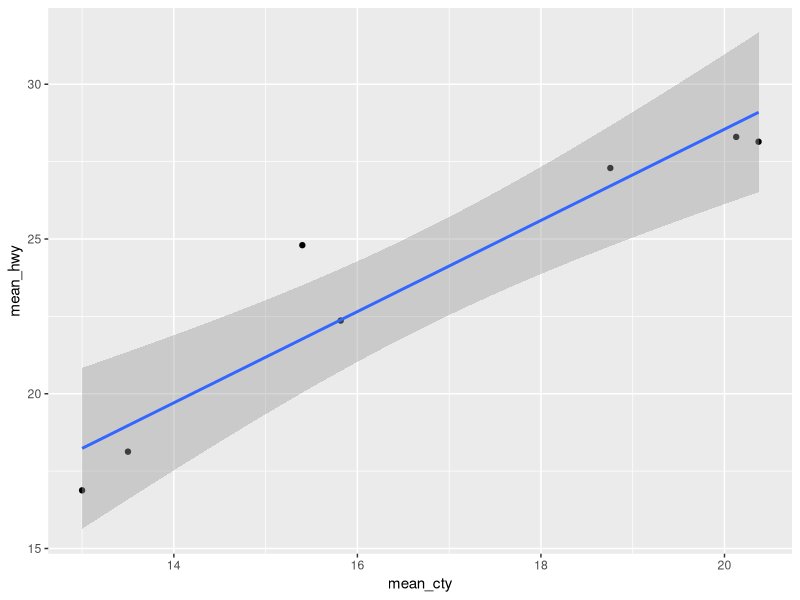

Write the R code that produced this figure.
## ---- chunk 1
knitr::opts_chunk$set(echo = TRUE)

library(datasets)
library(tidyverse)
library(ggplot2)
## ---- chunk 2
round(3.14)
#' In the space below, use the round() function to 
#' round 3.14 to the nearest whole number.
#' Run your code to see the result. 

## ---- chunk 3
?mean()
?class()

## ---- chunk 4
?round()
## ---- chunk 5

## ---- chunk 6
twenty <-20
twenty
thirty <- 20
thirty
forty <- 20
forty
new_data <- 20
new_data


## ---- chunk 7

## ---- chunk 8

## ---- chunk 9

## ---- chunk 10
pi_sixdigits <- pi |>  
  round(6)
pi_sixdigits
## ---- chunk 11

mpg %>% 
  group_by(class) |>  
  summarise(mean_cty = mean(cty), mean_hwy = mean(hwy)) |>  
  ggplot() +
    geom_point(mapping = aes(x = mean_cty, y = mean_hwy)) +
    geom_smooth(mapping = aes(x = mean_cty, y = mean_hwy), method = lm) 

## ---- chunk 12
library(tidyverse)
?tidyverse

## ---- chunk 13
library(readr)

## ---- chunk 14

